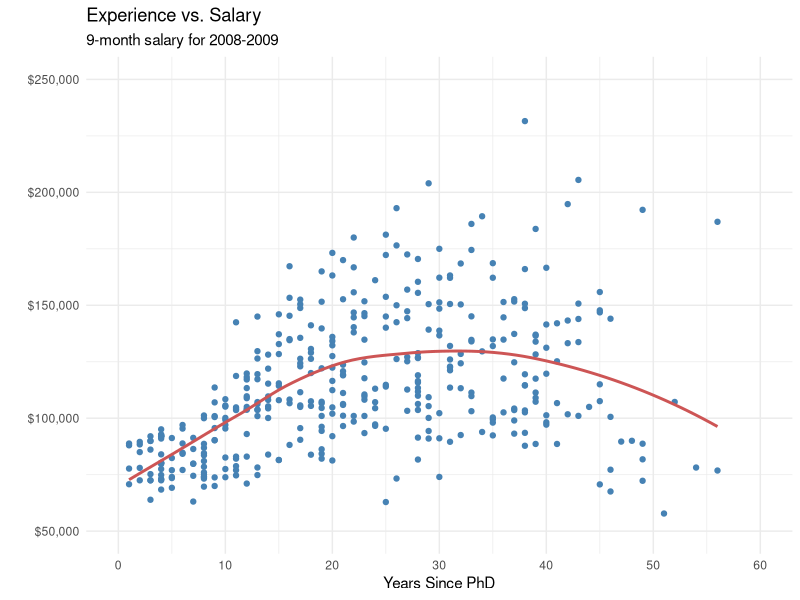

Recreate this plot in R.
#scatter plot using various scales in x-axis and y-axis along with smooth line
library(tidyverse)
library(carData)
ggplot(Salaries, aes(x=yrs.since.phd, y=salary))+geom_point(color="steelblue")+scale_x_continuous(breaks = seq(0,60,10), limits = c(0,60))+scale_y_continuous(label =scales::dollar, limits=c(50000, 250000))+geom_smooth(method ="loess", se=F, color="indianred3")+labs(x = "Years Since PhD" , y= "", title = "Experience vs. Salary", subtitle = "9-month salary for 2008-2009") + theme_minimal()
